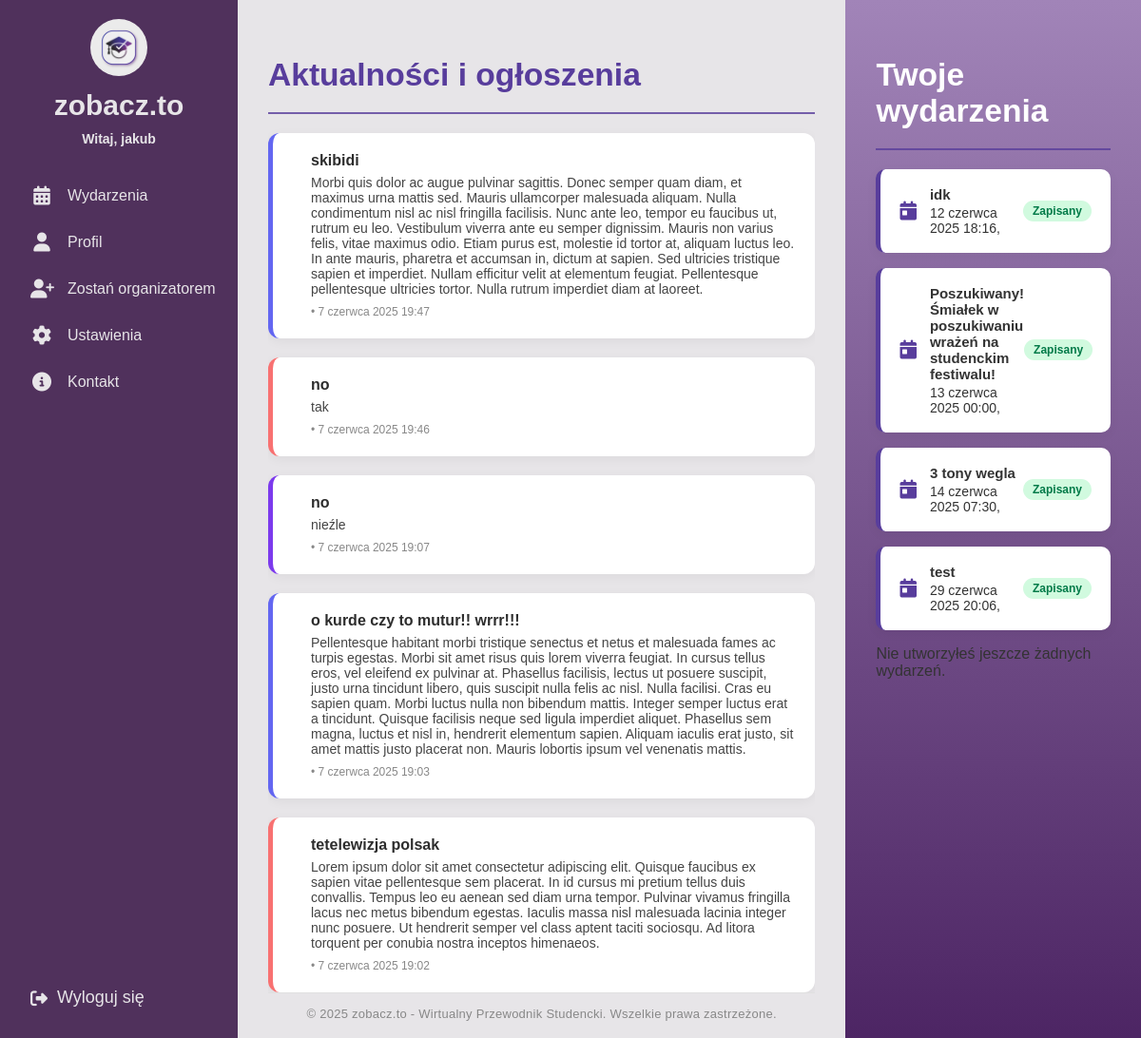
Screenshot of / (signed in) with the database file from the repository.
### events/models.py (models this page shows, shortened)
class Announcement(models.Model):
    CATEGORY_CHOICES = [
        ('ogloszenie', 'Ogłoszenie'),
        ('nowosc', 'Nowość'),
        ('wydarzenie', 'Wydarzenie'),
        ('informacja', 'Informacja'),
        ('edukacja', 'Edukacja'),
    ]
    title = models.CharField(max_length=200)
    content = models.TextField()
    category = models.CharField(max_length=20, choices=CATEGORY_CHOICES)
    created_at = models.DateTimeField(auto_now_add=True)

class Event(models.Model):
    title = models.CharField("Tytuł", max_length=200)
    description = models.TextField("Opis wydarzenia")
    date = models.DateTimeField("Data")
    location = models.CharField("Lokalizacja", max_length=200)
    created_by = models.ForeignKey(User, on_delete=models.CASCADE, related_name="created_events")

### events/views.py (the view, shortened to what this page needs)
# urls.py: 2. Add a URL to urlpatterns:  path('', views.home, name='home')
@login_required
def home(request):
    announcements = Announcement.objects.order_by('-created_at')[:5]
    admin_answers = []
    enrolled_events = [] # Initialize
    organizer_events = [] # Initialize
    is_student = False # Initialize boolean flags
    is_organizer = False
    if request.user.is_authenticated:
        is_student = request.user.groups.filter(name='student').exists()
        is_organizer = request.user.groups.filter(name='organizer').exists()
        if is_student or is_organizer: # Only fetch answers if user is student or organizer
            admin_answers = ContactMessage.objects.filter(
                user=request.user,
                answer__isnull=False
            ).order_by('-created_at')
        if is_student:
            enrolled_events = Event.objects.filter(eventenrollment__user=request.user).order_by('date')
    context = {
        'announcements': announcements,
        'admin_answers': admin_answers,
        'enrolled_events': enrolled_events, # Always pass
        'organizer_events': organizer_events, # Always pass
        'is_student': is_student, # Always pass boolean flags for template logic
        'is_organizer': is_organizer, # Always pass boolean flags for template logic
    }
    return render(request, 'home.html', context)

### templates/home.html (shortened to what this page needs)
{% extends "base.html" %}
{% load static %}
{% block content %}
<div class="main-content no-header">
  <div class="home-flex full-height">
    <div class="home-left flat">
      <div class="home-left-content">
        <h2>Aktualności i ogłoszenia</h2>
        <hr class="section-divider">
        <div class="announcement-list">
          {% if announcements %}
            {% for ann in announcements %}
              <div class="announcement-card {{ ann.category }}">
                <div class="announcement-text">
                  <h3>{{ ann.title }}</h3>
                  <p>{{ ann.content }}</p>
                  <span class="meta">{{ ann.category_display }} • {{ ann.created_at }}</span>
                </div>
              </div>
            {% endfor %}
          {% else %}
            <p>Brak ogłoszeń.</p>
          {% endif %}
        </div>
      </div>
      <footer class="site-footer">
        <span>&copy; 2025 zobacz.to - Wirtualny Przewodnik Studencki. Wszelkie prawa zastrzeżone.</span>
      </footer>
    </div>
    <div class="home-right flat">
      {% if user.is_authenticated and user.groups.all.0.name == "student" %}
        <h2>Twoje wydarzenia</h2>
        <hr class="section-divider">
        {% if enrolled_events %}
          <div class="event-list">
            {% for event in enrolled_events %}
              <div class="event-card">
                <div class="event-info">
                  <i class="fa-solid fa-calendar-day event-icon"></i>
                  <div class="event-details">
                    <strong>{{ event.title }}</strong>
                    <span>{{ event.date }}, {{ event.time }}</span>
                  </div>
                </div>
                <span class="badge">Zapisany</span>
              </div>
            {% endfor %}
          </div>
        {% else %}
          <p>Nie zapisałeś się na żadne wydarzenia.</p>
        {% endif %}
      {% endif %}
      {% if organizer_events %}
        <h2>Twoje utworzone wydarzenia</h2>
        <hr class="section-divider">
        <div class="event-list">
          {% for event in organizer_events %}
            <div class="event-card" onclick="openParticipantsModal({{ event.id }})" style="cursor:pointer;">
              <div class="event-info">
                <i class="fa-solid fa-calendar-plus event-icon"></i>
                <div class="event-details">
                  <strong>{{ event.title }}</strong>
                  <span>{{ event.date }}</span>
                </div>
              </div>
              <div class="event-stats">
                <span class="badge">Zapisani: {{ event.participants_count }}</span>
                <br><br>
                <span class="badge">Komentarze: {{ event.comments_count }}</span>
                <br><br>
                <span class="badge">Ocena:
                  {% if event.avg_rating %}
                    {% with avg=event.avg_rating|floatformat:1 %}
                      {% for i in "12345" %}
                        {% if forloop.counter <= event.avg_rating %}
                          <i class="fa fa-star" style="color:gold"></i>
                        {% elif forloop.counter0 < event.avg_rating %}
                          <i class="fa fa-star-half-alt" style="color:gold"></i>
                        {% else %}
                          <i class="fa fa-star" style="color:#ccc"></i>
                        {% endif %}
                      {% endfor %}
                    {% endwith %}
                  {% else %}
                    Brak ocen
                  {% endif %}
                </span>
                <br><br>
              </div>
            </div>
          {% endfor %}
        </div>
      {% else %}
        <p>Nie utworzyłeś jeszcze żadnych wydarzeń.</p>
      {% endif %}
    </div>
  </div>
</div>
{% endblock %}

### templates/base.html (shortened to what this page needs)
{% load static %}
<!DOCTYPE html>
<html>
<head>
  <link rel="stylesheet" href="https://cdnjs.cloudflare.com/ajax/libs/font-awesome/6.4.0/css/all.min.css">
  <link rel="stylesheet" href="{% static 'css/home.css' %}">
  <link rel="stylesheet" href="{% static 'css/contact.css' %}">
  <link rel="stylesheet" href="{% static 'css/profile.css' %}">
</head>
<body>
<div class="sidebar">
  <div class="top">
    <div class="logo">
      <a href="{% url 'home' %}">
        <img src="{% static 'images/logo.jpeg' %}" alt="Logo">
      </a>
      <span class="site-name">zobacz.to</span>
      {% if user.is_authenticated %}
        <span class="username">Witaj, {{ user.username }}</span>
      {% endif %}
    </div>
    <div class="menu">
      <a href="{% url 'events_list' %}">
        <i class="fas fa-calendar-alt"></i>
        <span class="label">Wydarzenia</span>
      </a>
      <a href="{% url 'profile' %}">
        <i class="fas fa-user"></i>
        <span class="label">Profil</span>
      </a>
      {% if user.is_authenticated %}
        {% for group in user.groups.all %}
            {% if group.name == "student" %}
                <a href="{% url 'organizer_request_create' %}">
                    <i class="fas fa-user-plus"></i>
                    <span class="label">Zostań organizatorem</span>
                </a>
            {% endif %}
        {% endfor %}
    {% endif %}
      <a href="#">
        <i class="fas fa-cog"></i>
        <span class="label">Ustawienia</span>
      </a>
      <a href="{% url 'contact' %}">
        <i class="fas fa-info-circle"></i>
        <span class="label">Kontakt</span>
      </a>
    </div>
  </div>
  <div class="bottom">
    <form action="{% url 'logout' %}" method="post">
      <button type="submit">
        <i class="fas fa-sign-out-alt"></i>
        <span class="logout-label">Wyloguj się</span>
      </button>
    </form>
  </div>
</div>
  <main>
    <div class="main-content">
    {% block content %}
    {% endblock content %}
  </main>
</body>
</html>

### static/css/contact.css (style rules this page uses)
:root { --main-purple: #4a3aff; }
h2, .contact-form-block h3, .faq-box h4, .admin-answers-title { color: var(--main-purple); font-weight: 700; }

### static/css/profile.css (style rules this page uses)
.section-divider { border: none; border-top: 2.5px solid var(--medium-purple); margin: 16px 0 18px 0; width: 100%; opacity: 0.8; margin-bottom: 20px; }

### rows the page displays
Announcement: title "skibidi", content "Morbi quis dolor ac augue pulvinar sagittis. Donec semper quam diam, et maximus urna mattis sed. Mauris ullamcorper malesuada aliquam. Nulla condimentum nisl ac nisl fringilla facilisis. Nunc ante leo, tempor eu faucibus ut, rutrum eu leo. Vestibulum viverra ante eu semper dignissim. Mauris non varius felis, vitae maximus odio. Etiam purus est, molestie id tortor at, aliquam luctus leo. In ante mauris, pharetra et accumsan in, dictum at sapien. Sed ultricies tristique sapien et imperdiet. Nullam efficitur velit at elementum feugiat. Pellentesque pellentesque ultricies tortor. Nulla rutrum imperdiet diam at laoreet.", created_at "7 czerwca 2025 19:47"
Announcement: title "no", content "tak", created_at "7 czerwca 2025 19:46"
Announcement: title "no", content "nieźle", created_at "7 czerwca 2025 19:07"
Announcement: title "o kurde czy to mutur!! wrrr!!!", content "Pellentesque habitant morbi tristique senectus et netus et malesuada fames ac turpis egestas. Morbi sit amet risus quis lorem viverra feugiat. In cursus tellus eros, vel eleifend ex pulvinar at. Phasellus facilisis, lectus ut posuere suscipit, justo urna tincidunt libero, quis suscipit nulla felis ac nisl. Nulla facilisi. Cras eu sapien quam. Morbi luctus nulla non bibendum mattis. Integer semper luctus erat a tincidunt. Quisque facilisis neque sed ligula imperdiet aliquet. Phasellus sem magna, luctus et nisl in, hendrerit elementum sapien. Aliquam iaculis erat justo, sit amet mattis justo placerat non. Mauris lobortis ipsum vel venenatis mattis.", created_at "7 czerwca 2025 19:03"
Announcement: title "tetelewizja polsak", content "Lorem ipsum dolor sit amet consectetur adipiscing elit. Quisque faucibus ex sapien vitae pellentesque sem placerat. In id cursus mi pretium tellus duis convallis. Tempus leo eu aenean sed diam urna tempor. Pulvinar vivamus fringilla lacus nec metus bibendum egestas. Iaculis massa nisl malesuada lacinia integer nunc posuere. Ut hendrerit semper vel class aptent taciti sociosqu. Ad litora torquent per conubia nostra inceptos himenaeos.", created_at "7 czerwca 2025 19:02"
Event: title "idk", date "12 czerwca 2025 18:16"
Event: title "Poszukiwany! Śmiałek w poszukiwaniu wrażeń na studenckim festiwalu!", date "13 czerwca 2025 00:00"
Event: title "3 tony wegla", date "14 czerwca 2025 07:30"
Event: title "test", date "29 czerwca 2025 20:06"

### other values shown
{{ user.username }} "jakub"
